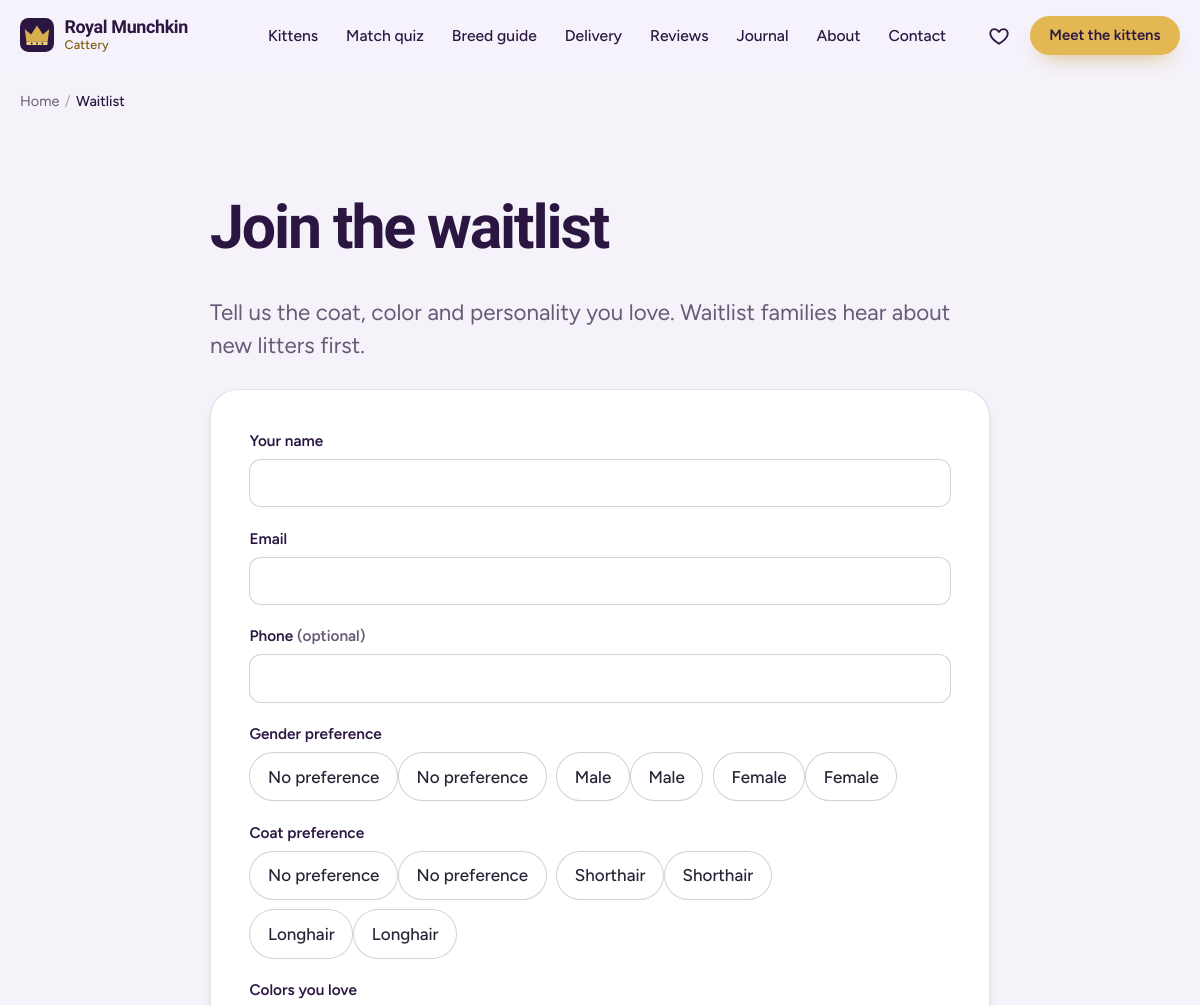
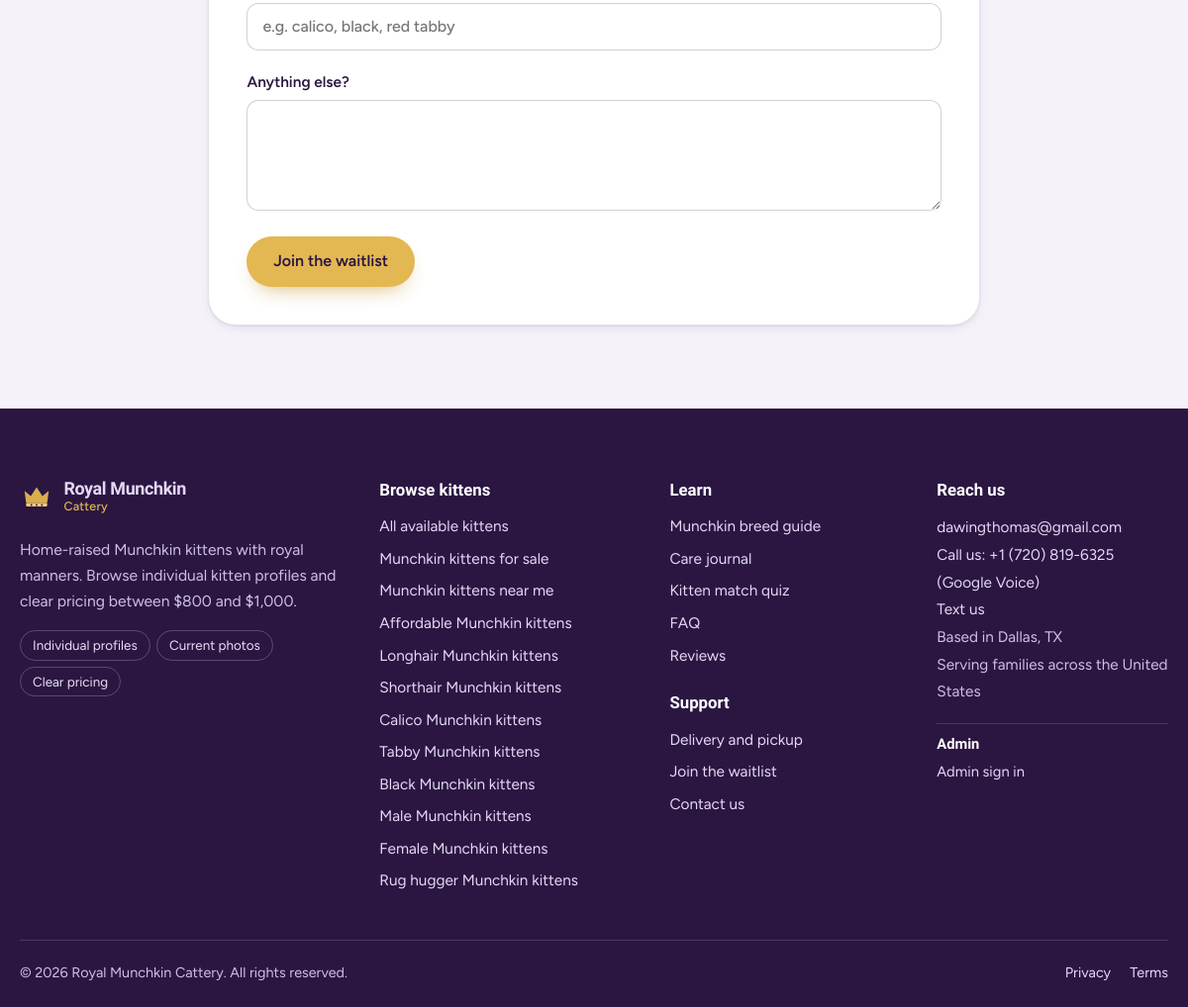
/waitlist/, run on the app's committed database (2 pictures, top to bottom).
### core/models.py (models this page shows, shortened)
class SiteSettings(models.Model):
    business_name = models.CharField(max_length=120, default="Royal Munchkin Cattery")
    tagline = models.CharField(max_length=200, default="Home-raised Munchkin kittens with royal manners")
    city = models.CharField(max_length=100, default="Dallas", help_text="Used in schema.org markup. Clear it to hide the address.")
    state = models.CharField(max_length=2, default="TX", blank=True)
    contact_phone = models.CharField(max_length=24, blank=True, help_text="Digits with country code, e.g. +15551234567")
    whatsapp_number = models.CharField(max_length=20, blank=True, help_text="Digits only, e.g. 15551234567")
    contact_email = models.EmailField(default="dawingthomas@gmail.com")
    instagram_url = models.URLField(blank=True)
    facebook_url = models.URLField(blank=True)
    tiktok_url = models.URLField(blank=True)
    youtube_url = models.URLField(blank=True)
    kittens_placed_count = models.PositiveIntegerField(
        default=0, help_text="Shown on the homepage only when above zero. Use a real number."
    )
    announcement = models.CharField(max_length=160, blank=True, help_text="Optional banner above the header (e.g. 'New litter due in March').")
    class Meta:
        verbose_name = "Site Settings"
        verbose_name_plural = "Site Settings"
    @classmethod
    def load(cls):
        obj = cache.get(SETTINGS_CACHE_KEY)
        if obj is None:
            obj, _ = cls.objects.get_or_create(pk=1)
            cache.set(SETTINGS_CACHE_KEY, obj, 300)
        return obj

### core/views.py (the view, shortened to what this page needs)
# urls.py: path("waitlist/", views.WaitlistView.as_view(), name="waitlist"),
class WaitlistView(FormView):
    template_name = "core/waitlist.html"
    form_class = WaitlistForm
    success_url = reverse_lazy("core:waitlist_thanks")
    def get_context_data(self, **kwargs):
        ctx = super().get_context_data(**kwargs)
        ctx["meta_title"] = "Munchkin Kitten Waitlist | Be First to Hear About New Litters"
        ctx["meta_description"] = (
            "Join the Royal Munchkin Cattery waitlist and tell us the coat, color and personality "
            "you want. We contact waitlist families first when a new litter arrives."
        )
        ctx["breadcrumbs"] = [("Home", "/"), ("Waitlist", "/waitlist/")]
        return ctx

### core/forms.py
class WaitlistForm(HoneypotMixin, forms.ModelForm):
    phone = forms.CharField(required=False, validators=[phone_validator], max_length=24)
    class Meta:
        model = WaitlistEntry
        fields = ["name", "email", "phone", "preferred_gender", "preferred_coat_length", "preferred_colors", "notes"]
        widgets = {"notes": forms.Textarea(attrs={"rows": 3, "maxlength": 1000})}
    def __init__(self, *args, **kwargs):
        super().__init__(*args, **kwargs)
        self.add_honeypot()
        self.fields["name"].widget.attrs.update({"autocomplete": "name"})
        self.fields["email"].widget.attrs.update({"autocomplete": "email"})
        self.fields["phone"].widget.attrs.update({"autocomplete": "tel", "inputmode": "tel"})
        self.fields["preferred_colors"].widget.attrs.update({"placeholder": "e.g. calico, black, red tabby"})

### core/forms.py (called while the page is built)
    def add_honeypot(self):
        self.fields[self.honeypot_field] = forms.CharField(
            required=False,
            label="Leave this field empty",
            widget=forms.TextInput(attrs={"tabindex": "-1", "autocomplete": "off", "aria-hidden": "true"}),
        )

### templates/core/waitlist.html (shortened to what this page needs)
{% extends "base.html" %}
{% block content %}
<section class="section"><div class="container narrow">
  <h1 style="font-size:clamp(2.2rem,1.4rem + 3.4vw,3.8rem)">Join the waitlist</h1>
  <p class="lede">Tell us the coat, color and personality you love. Waitlist families hear about new litters first.</p>
  <form class="card" method="post" novalidate data-loading="Joining..." style="margin-top:1.6rem">
    <div class="field-group"><label for="id_name">Your name</label>{{ form.name }}{{ form.name.errors }}</div>
    <div class="field-group"><label for="id_email">Email</label>{{ form.email }}{{ form.email.errors }}</div>
    <div class="field-group"><label for="id_phone">Phone <span class="muted">(optional)</span></label>{{ form.phone }}{{ form.phone.errors }}</div>
    <div class="field-group"><span class="field-label">Gender preference</span><div class="choice-row">{% for radio in form.preferred_gender %}<label>{{ radio.tag }}<span>{{ radio.choice_label }}</span></label>{% endfor %}</div></div>
    <div class="field-group"><span class="field-label">Coat preference</span><div class="choice-row">{% for radio in form.preferred_coat_length %}<label>{{ radio.tag }}<span>{{ radio.choice_label }}</span></label>{% endfor %}</div></div>
    <div class="field-group"><label for="id_preferred_colors">Colors you love</label>{{ form.preferred_colors }}</div>
    <div class="field-group"><label for="id_notes">Anything else?</label>{{ form.notes }}</div>
    <button class="btn btn-gold" type="submit" data-loading="Joining...">Join the waitlist</button>
  </form>
</div></section>
{% endblock %}

### templates/partials/footer.html (shortened to what this page needs)
{% load humanize %}<footer class="site-footer">
  <div class="container footer-grid">
    <div class="footer-brand">
      <a class="brand brand-light" href="{% url 'core:home' %}">{% include "partials/logo.html" %}<span class="brand-text"><b>Royal Munchkin</b><i>Cattery</i></span></a>
      <p>{{ site_settings.tagline }}. Browse individual kitten profiles and clear pricing between ${{ MIN_PRICE }} and ${{ MAX_PRICE|intcomma }}.</p>
      <ul class="footer-badges">
        <li>Individual profiles</li><li>Current photos</li><li>Clear pricing</li>
      </ul>
    </div>
    <div>
      <h2 class="footer-h">Browse kittens</h2>
      <ul>
        <li><a href="{% url 'kittens:list' %}">All available kittens</a></li>
        {% for slug, label in FOOTER_LANDING_LINKS %}<li><a href="{% url 'core:landing' slug=slug %}">{{ label }}</a></li>{% endfor %}
      </ul>
    </div>
    <div>
      <h2 class="footer-h">Learn</h2>
      <ul>
        <li><a href="{% url 'core:breed_guide' %}">Munchkin breed guide</a></li>
        <li><a href="{% url 'core:journal_list' %}">Care journal</a></li>
        <li><a href="{% url 'kittens:match' %}">Kitten match quiz</a></li>
        <li><a href="{% url 'core:faq' %}">FAQ</a></li>
        <li><a href="{% url 'reviews:list' %}">Reviews</a></li>
      </ul>
      <h2 class="footer-h footer-h-2">Support</h2>
      <ul>
        <li><a href="{% url 'core:delivery' %}">Delivery and pickup</a></li>
        <li><a href="{% url 'core:waitlist' %}">Join the waitlist</a></li>
        <li><a href="{% url 'core:contact' %}">Contact us</a></li>
      </ul>
    </div>
    <div>
      <h2 class="footer-h">Reach us</h2>
      <address>
        <a href="mailto:{{ site_settings.contact_email }}">{{ site_settings.contact_email }}</a>
        {% if CONTACT_PHONE %}<br><a href="tel:{{ CONTACT_PHONE_URI }}">Call us: {{ CONTACT_PHONE }} (Google Voice)</a><br><a href="sms:{{ CONTACT_PHONE_URI }}">Text us</a>{% endif %}
        {% if site_settings.city %}<br><span>Based in {{ site_settings.city }}{% if site_settings.state %}, {{ site_settings.state }}{% endif %}</span>{% endif %}
        <br><span>{{ SITE_LOCATION_SUMMARY }}</span>
      </address>
      <div class="footer-admin">
        <h2 class="footer-h footer-h-2">Admin</h2>
        <a href="{% url 'accounts:login' %}" rel="nofollow">Admin sign in</a>
      </div>
    </div>
  </div>
  <div class="container footer-bottom">
    <span>&copy; {% now "Y" %} {{ SITE_NAME }}. All rights reserved.</span>
    <span class="footer-legal"><a href="{% url 'core:privacy' %}">Privacy</a><a href="{% url 'core:terms' %}">Terms</a></span>
  </div>
</footer>

### data on the page
SiteSettings: tagline "Home-raised Munchkin kittens with royal manners", contact_email "dawingthomas@gmail.com", contact_phone "+1 (720) 819-6325", city "Dallas", state "TX", business_name "Royal Munchkin Cattery"

### other printed values
{{ label }} "Home"
{{ label }} "Waitlist"
{{ radio.choice_label }} "No preference" "Male" "Female"
{{ radio.choice_label }} "No preference" "Shorthair" "Longhair"
{{ MIN_PRICE }} "800"
{{ MAX_PRICE|intcomma }} "1,000"
{{ label }} "Munchkin kittens for sale" "Munchkin kittens near me" "Affordable Munchkin kittens" "Longhair Munchkin kittens" "Shorthair Munchkin kittens" "Calico Munchkin kittens" "Tabby Munchkin kittens" "Black Munchkin kittens" "Male Munchkin kittens" "Female Munchkin kittens" "Rug hugger Munchkin kittens"
{{ SITE_LOCATION_SUMMARY }} "Serving families across the United States"
